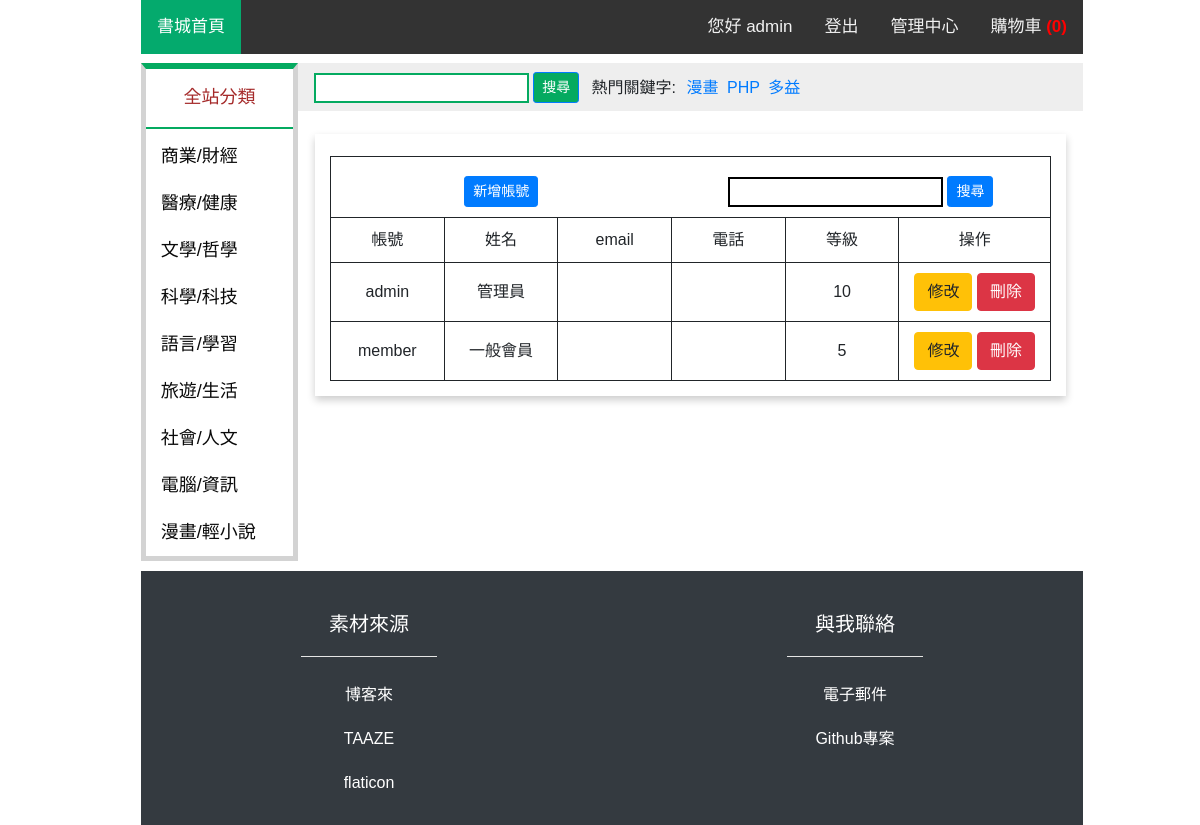
The app's page /admin_member.php (signed in), older data.
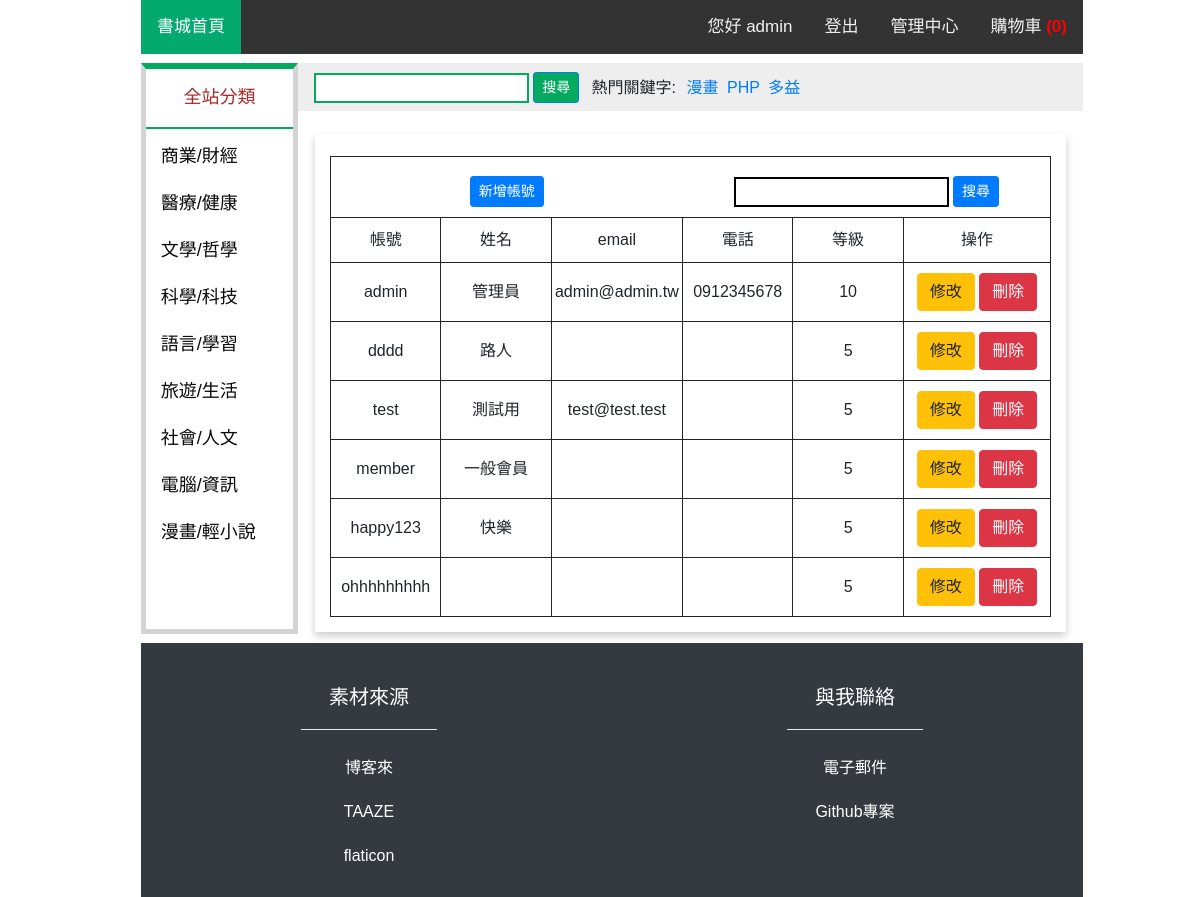
The same page, newer data.
### tables this page shows
CREATE TABLE `user` (
  `account` varchar(20) NOT NULL,
  `pw` varchar(20) NOT NULL,
  `user_name` varchar(20) DEFAULT NULL,
  `email` varchar(50) DEFAULT NULL,
  `phone` varchar(20) DEFAULT NULL,
  `question` text NOT NULL,
  `answer` text NOT NULL,
  `status` int(11) NOT NULL,
  `level` int(11) NOT NULL
);

### admin_member.php (the view, shortened to what the changed rows need)
<!DOCTYPE html>
<html lang="en">
<head>
    <?php include("import.php");?>
</head>
<body>
    <div class="container-fulid">
        <div class="row" style="margin-top: 1%;">
            <div class="col-12 col-lg-10">
                <div class="row list" style="margin-top: 2%;">
                    <div class="col-12">
                        <table class="admintb" style="width:100%;">
                    <?php
                    $link = mysqli_connect("localhost", "root", "root123456", "group_07") or die("無法開啟MySQL資料庫連結!<br>");
                    mysqli_query($link, 'SET CHARACTER SET utf8');
                    mysqli_query($link, "SET collation_connection = 'utf8_unicode_ci'");
                    if (isset($_POST['adsearch'])) {
                        $s = $_POST['adsearch'];
                        $result = mysqli_query($link, "SELECT * FROM user WHERE user_name like '%$s%' OR account like '%$s%' OR email like '%$s%' OR phone like '%$s%' OR level like '%$s%' ORDER BY level DESC");
                        echo '
                                    <tr>
                                        <td style="width:15%;">帳號</td>
                                        <td style="width:15%;">姓名</td>
                                        <td style="width:15%;">email</td>
                                        <td style="width:15%;">電話</td>
                                        <td style="width:15%;">等級</td>
                                        <td style="width:20%;">操作</td>
                                    </tr>';
                            while ($row = mysqli_fetch_assoc($result)) {
                                echo '
                                    <tr>
                                        <td>'.$row['account'].'</td>
                                        <td>'.$row['user_name'].'</td>
                                        <td>'.$row['email'].'</td>
                                        <td>'.$row['phone'].'</td>
                                        <td>'.$row['level'].'</td>
                                        <td>
                                            <a href="admin_member_modify.php?id='.$row['account'].'&op=1"><button type="button" class="btn btn-warning">修改</button></a>
                                            <a href="admin_member_modify.php?id='.$row['account'].'&op=2"><button type="button" class="btn btn-danger">刪除</button></a>
                                        </td>
                                    </tr>
                                ';
                            }
                        echo '
                                </table>
                            </div>';
                        mysqli_free_result($result);
                    }
                    else {
                        $result = mysqli_query($link, "SELECT * FROM user ORDER BY level DESC");
                            while ($row = mysqli_fetch_assoc($result)) {
                                echo '
                                    <tr>
                                        <td>'.$row['account'].'</td>
                                        <td>'.$row['user_name'].'</td>
                                        <td>'.$row['email'].'</td>
                                        <td>'.$row['phone'].'</td>
                                        <td>'.$row['level'].'</td>
                                        <td>
                                            <a href="admin_member_modify.php?id='.$row['account'].'&op=1"><button type="button" class="btn btn-warning">修改</button></a>
                                            <a href="admin_member_modify.php?id='.$row['account'].'&op=2"><button type="button" class="btn btn-danger">刪除</button></a>
                                        </td>
                                    </tr>
                                ';
                            }
                        echo '
                                </table>
                            </div>';
                    }
                    ?>
                </div>
            </div>
        </div>
    </div>
</body>
</html>

Row changes from the older to the newer data that the page shows:
changed user "admin": email (not shown) → "admin@admin.tw"; phone (not shown) → "0912345678"
added user: account "dddd", user_name "路人", level "5"
added user: account "test", user_name "測試用", email "test@test.test", level "5"
added user: account "happy123", user_name "快樂", level "5"
added user: account "ohhhhhhhhh", level "5"
